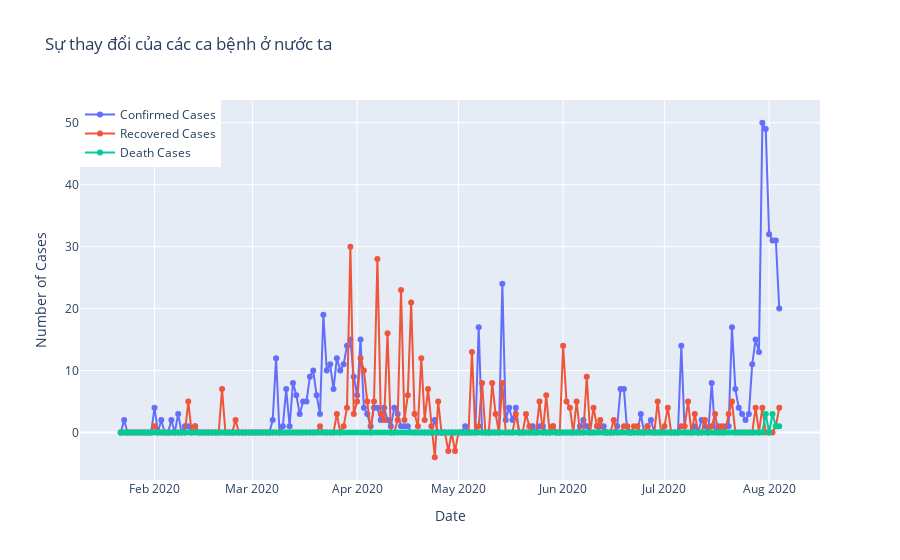

Source (notebook cell):
### Markdown cell above
**Nhận xét:**
<br> Dễ thấy nước ta bắt đầu dùng phát dịch từ đầu tháng 3 và tình hình dịch bệnh nước ta kiếm soát cực kì tốt khi số ca nhiễm tăng thì số ca hồi phục tăng và số người tử vong là bằng 0 trong suốt thời gian đầu cho tới cuối tháng 7, đầu tháng 8 thì mới có các ca tử vong đầu tiên
<br> Đợt tái nhiễm trong cộng đồng lần này từ giữa tháng 7 số ca nhiễm đã tăng mạnh trở lại và đã bắt đầu có các ca tử vong trên nước ta

### Code cell
fig=go.Figure()
fig.add_trace(go.Scatter(x=vn_data.Date, y=vn_data["Confirmed"].diff().fillna(0),
                    mode='lines+markers',
                    name='Confirmed Cases'))
fig.add_trace(go.Scatter(x=vn_data.Date, y=vn_data["Recovered"].diff().fillna(0),
                    mode='lines+markers',
                    name='Recovered Cases'))
fig.add_trace(go.Scatter(x=vn_data.Date, y=vn_data["Deaths"].diff().fillna(0),
                    mode='lines+markers',
                    name='Death Cases'))
fig.update_layout(title="Sự thay đổi của các ca bệnh ở nước ta",
                 xaxis_title="Date",yaxis_title="Number of Cases",legend=dict(x=0,y=1,traceorder="normal"))
fig.show()

### Figure 1 — Plotly figure (JSON) as saved in the notebook; plotly's stock layout.template omitted (floating-point values rounded to 4 significant figures; data arrays with more than 128 entries replaced by an {"elided": "..."} marker saying what was removed)
{"data": [{"mode": "lines+markers", "name": "Confirmed Cases", "type": "scatter", "x": {"elided": "196 str values"}, "y": {"elided": "196 int values"}}, {"mode": "lines+markers", "name": "Recovered Cases", "type": "scatter", "x": {"elided": "196 str values"}, "y": {"elided": "196 int values"}}, {"mode": "lines+markers", "name": "Death Cases", "type": "scatter", "x": {"elided": "196 str values"}, "y": {"elided": "196 int values"}}], "layout": {"autosize": true, "legend": {"traceorder": "normal", "x": 0, "y": 1}, "title": {"text": "Sự thay đổi của các ca bệnh ở nước ta"}, "xaxis": {"autorange": true, "range": ["2020-01-10 07:02:20.4708", "2020-08-15 16:57:39.5292"], "title": {"text": "Date"}, "type": "date"}, "yaxis": {"autorange": true, "range": [-7.955, 53.96], "title": {"text": "Number of Cases"}, "type": "linear"}}}
